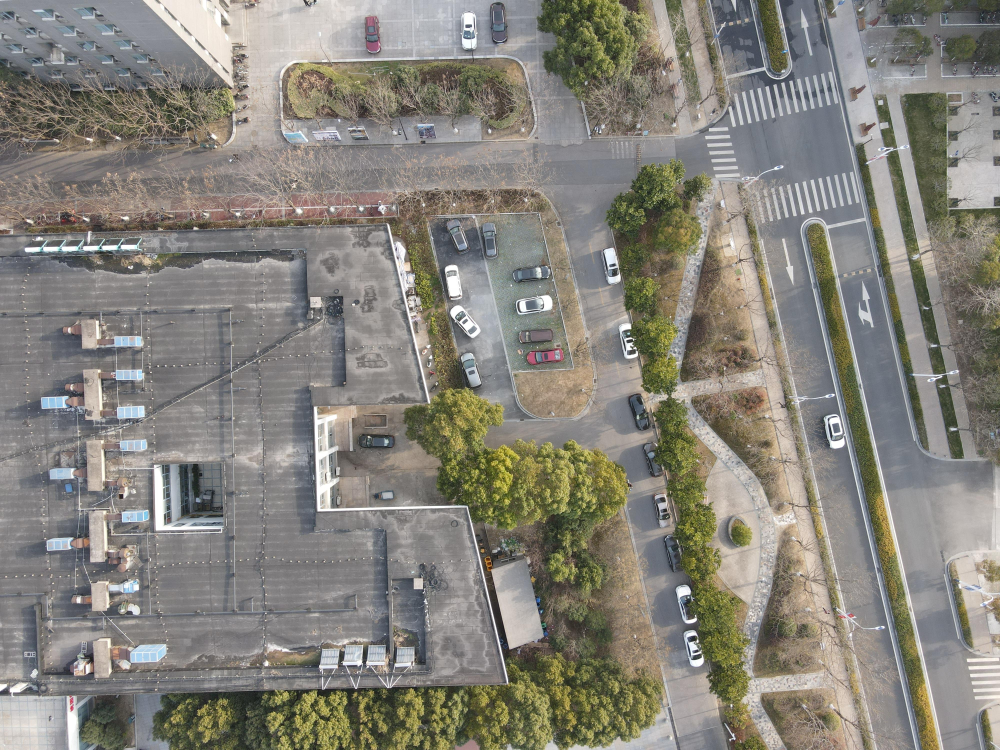
#> input picture data/0.jpg, 4000 x 3000 px (shown at 1/4 size)
$ python -i stitchingv2.py   (imports and definitions only)   (Python 2 division)
#> lines starting #> are read from the running program, lines starting #| are printed output that depends on the picture
import cv2
import numpy as np
import matplotlib.pyplot as plt
from collections import defaultdict


# [36 lines left out: functions merge, refine_homography, not called in this run]


class Stitch:
    def __init__(self,im:list,nfeat=2000,MIN=5,tresh=0.6):#im= liste de liens vers des images
        self.images=[]
        self.nfeat=nfeat
        orb=cv2.ORB_create(nfeatures=nfeat)
        self.MIN_MATCH_COUNT=MIN
        self.treshold=tresh
        self.kp={}
        self.desc={}
        for j,i in enumerate(im):
            n=cv2.imread(i)
            k,d=orb.detectAndCompute(n,None)
            self.images.append(n)
            self.kp[j]=k
            self.desc[j]=np.array(d)


    # [141 lines left out: functions matching, show_matches, homography, stitching, not called in this run]


#Essayer d'implémenter avec les meilleures paires en premier

>>> import cv2
>>> picture = cv2.imread('data/0.jpg', cv2.IMREAD_GRAYSCALE)
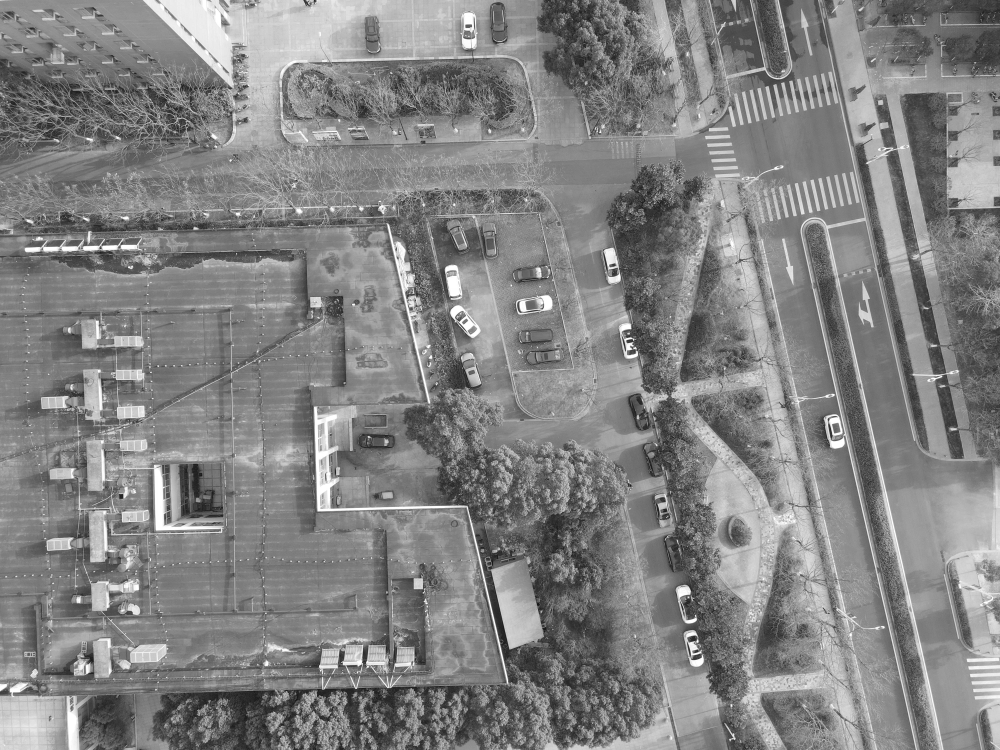
#> picture: shape (3000, 4000) (shown at 1/4 size); min 0, max 255, mean 131.1
>>> result = Stitch(picture).stitching()
#> (the run stopped early here; a loop or call above may not have finished)

$ run again, on data/1.jpg
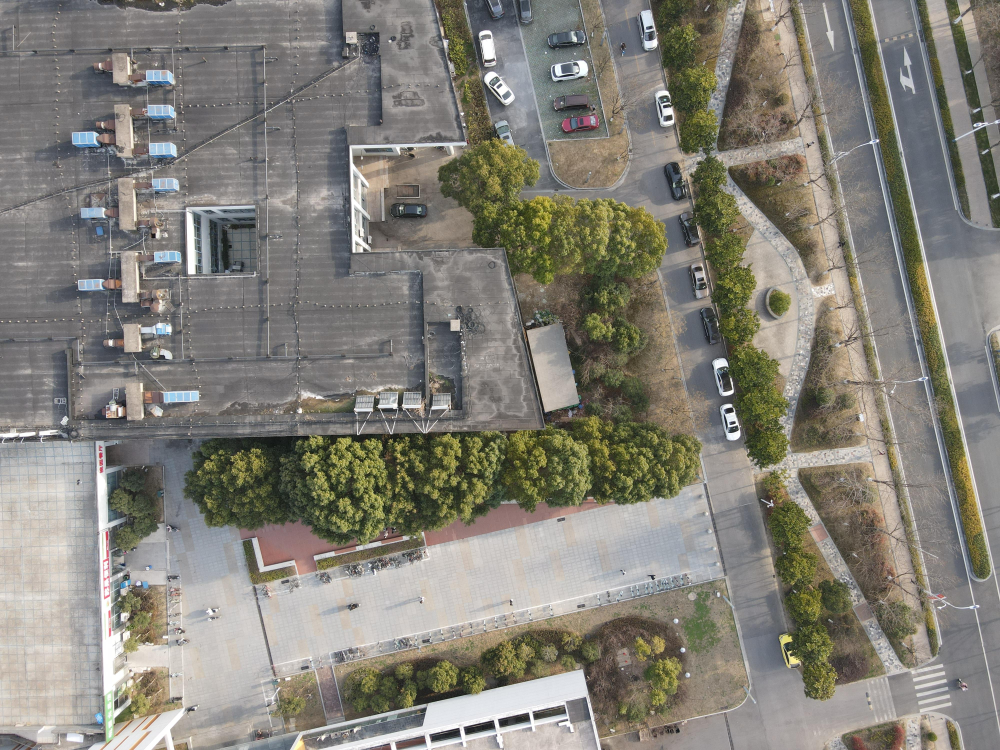
#> input picture data/1.jpg, 4000 x 3000 px (shown at 1/4 size)
#> `picture = cv2.imread('data/0.jpg', cv2.IMREAD_GRAYSCALE)`:
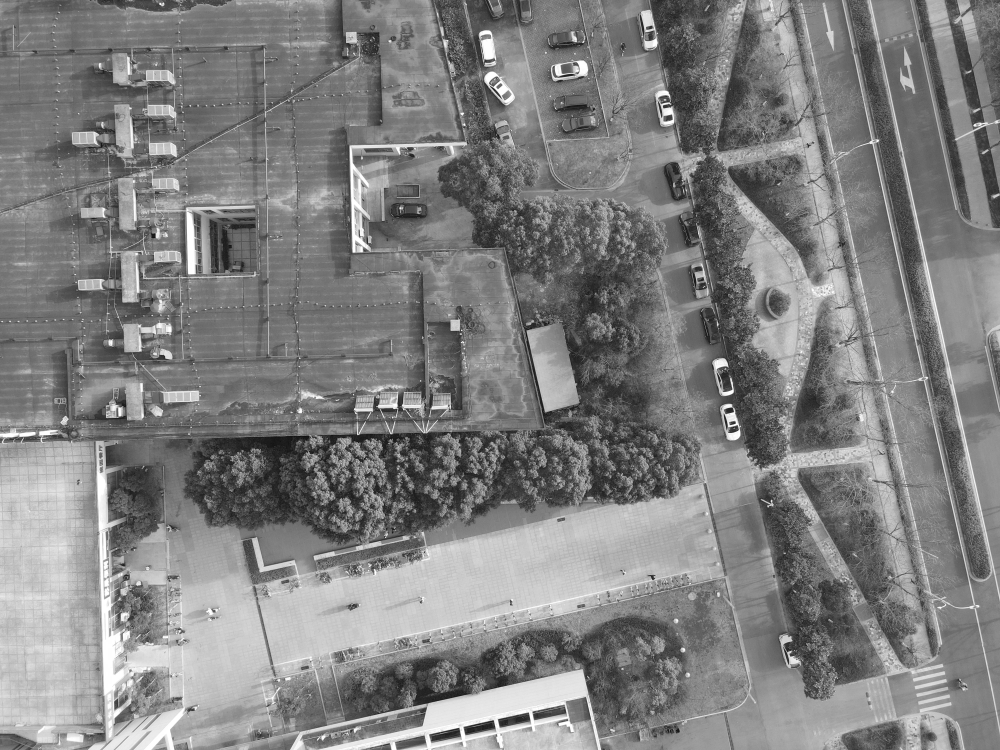
#> picture: shape (3000, 4000) (shown at 1/4 size); min 0, max 255, mean 128.5

$ run again, on data/101.jpg
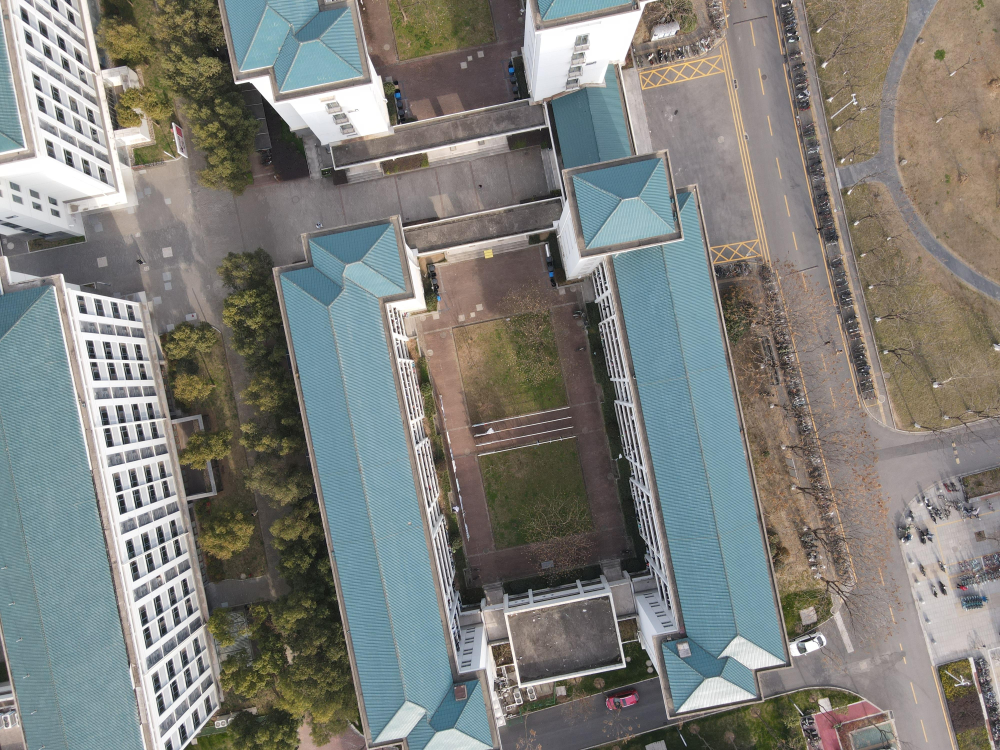
#> input picture data/101.jpg, 4000 x 3000 px (shown at 1/4 size)
#> `picture = cv2.imread('data/0.jpg', cv2.IMREAD_GRAYSCALE)`:
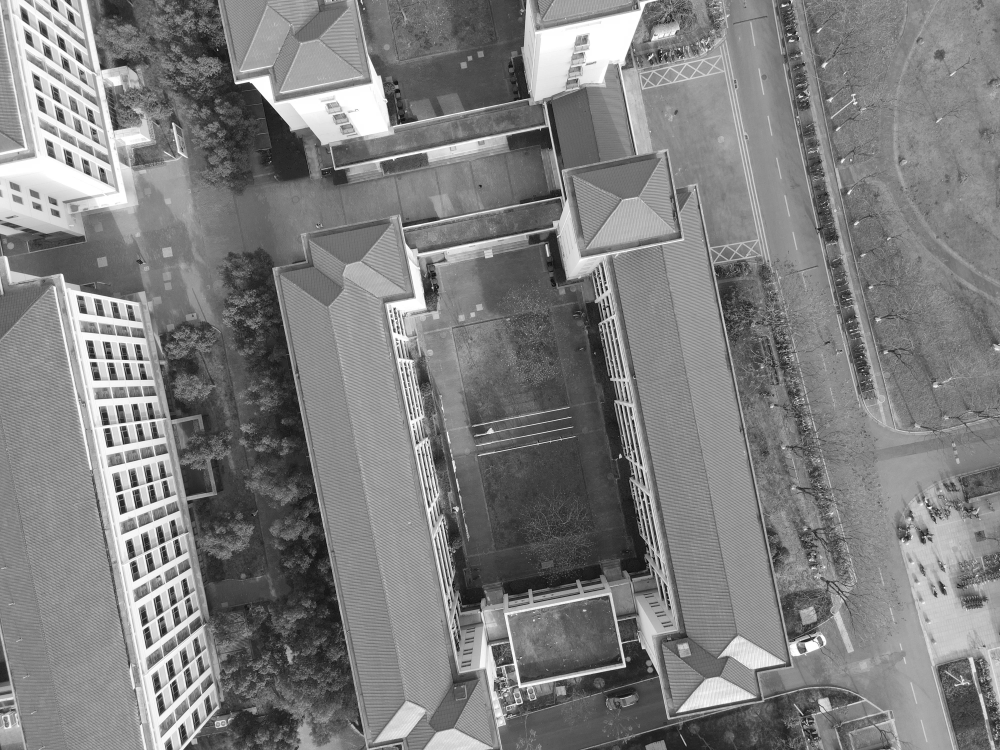
#> picture: shape (3000, 4000) (shown at 1/4 size); min 0, max 255, mean 127.2

$ run again, on data/104.jpg
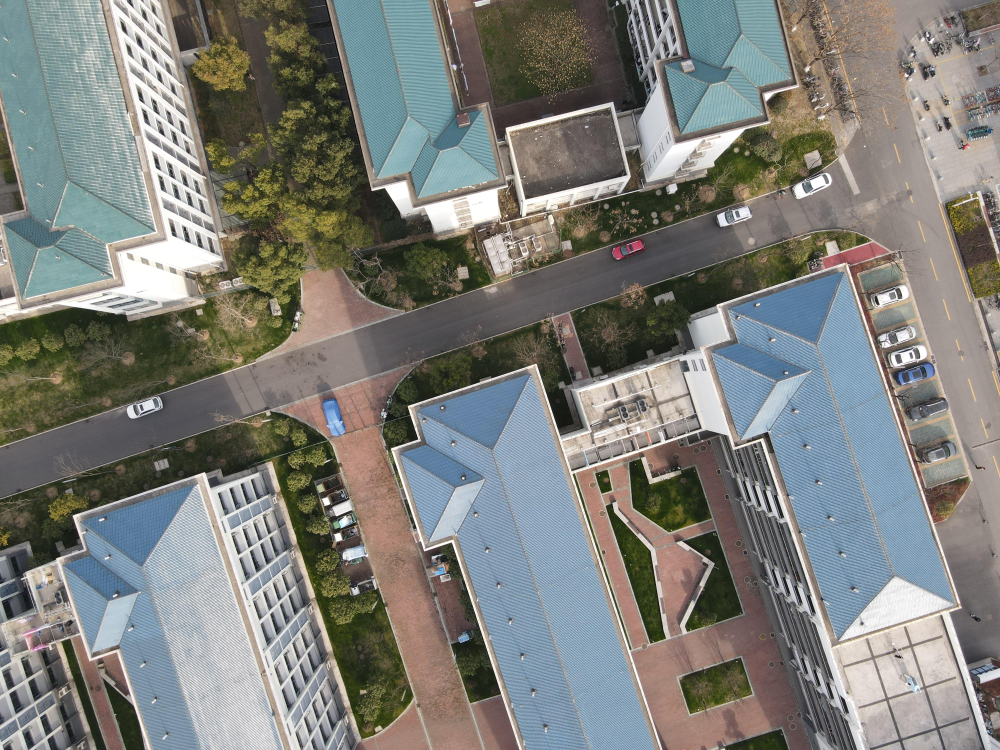
#> input picture data/104.jpg, 4000 x 3000 px (shown at 1/4 size)
#> `picture = cv2.imread('data/0.jpg', cv2.IMREAD_GRAYSCALE)`:
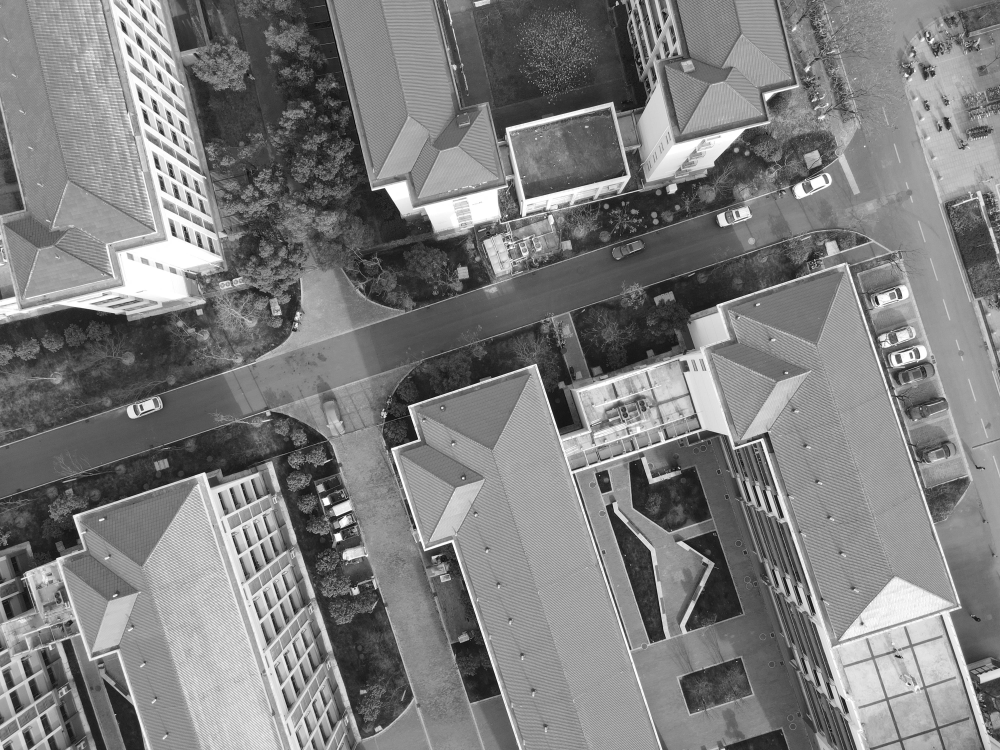
#> picture: shape (3000, 4000) (shown at 1/4 size); min 0, max 255, mean 125.9
